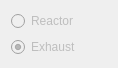
     <widget class="QWidget" name="gridLayoutWidget_6">
      <property name="geometry">
       <rect>
        <x>500</x>
        <y>170</y>
        <width>111</width>
        <height>60</height>
       </rect>
      </property>
      <layout class="QGridLayout" name="gridLayout_6">
       <item row="0" column="0">
        <widget class="QRadioButton" name="radioButton_ch2_reactor">
         <property name="enabled">
          <bool>false</bool>
         </property>
         <property name="text">
          <string>Reactor</string>
         </property>
        </widget>
       </item>
       <item row="1" column="0">
        <widget class="QRadioButton" name="radioButton_ch2_exhaust">
         <property name="enabled">
          <bool>false</bool>
         </property>
         <property name="text">
          <string>Exhaust</string>
         </property>
         <property name="checked">
          <bool>true</bool>
         </property>
        </widget>
       </item>
       <item row="0" column="1">
        <widget class="QLabel" name="label_ch2_reactor_status">
         <property name="enabled">
          <bool>false</bool>
         </property>
         <property name="maximumSize">
          <size>
           <width>20</width>
           <height>20</height>
          </size>
         </property>
         <property name="autoFillBackground">
          <bool>true</bool>
         </property>
         <property name="text">
          <string/>
         </property>
        </widget>
       </item>
       <item row="1" column="1">
        <widget class="QLabel" name="label_ch2_exhaust_status">
         <property name="enabled">
          <bool>false</bool>
         </property>
         <property name="minimumSize">
          <size>
           <width>20</width>
           <height>20</height>
          </size>
         </property>
         <property name="maximumSize">
          <size>
           <width>20</width>
           <height>20</height>
          </size>
         </property>
         <property name="autoFillBackground">
          <bool>true</bool>
         </property>
         <property name="text">
          <string/>
         </property>
        </widget>
       </item>
      </layout>
     </widget>
